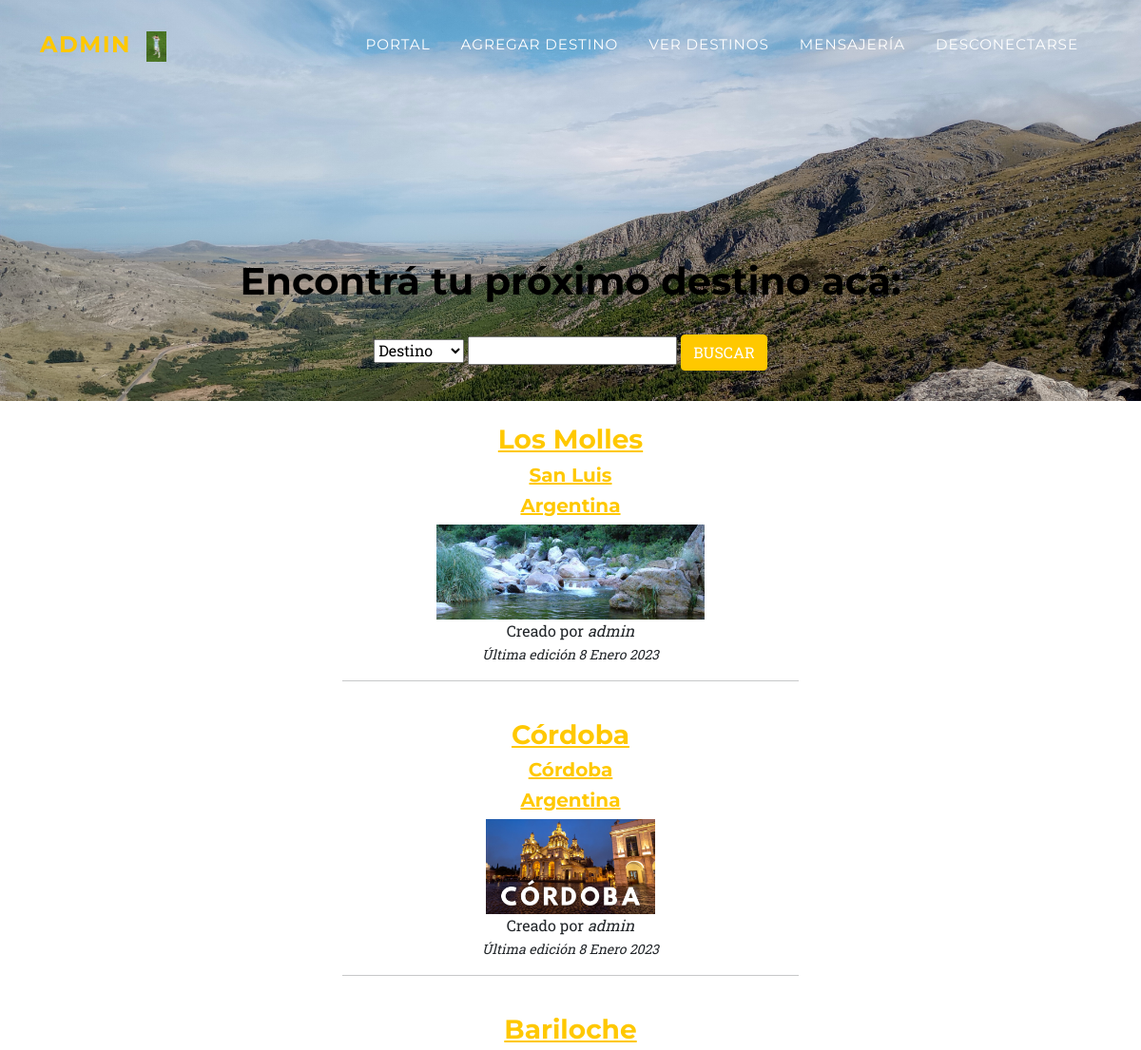
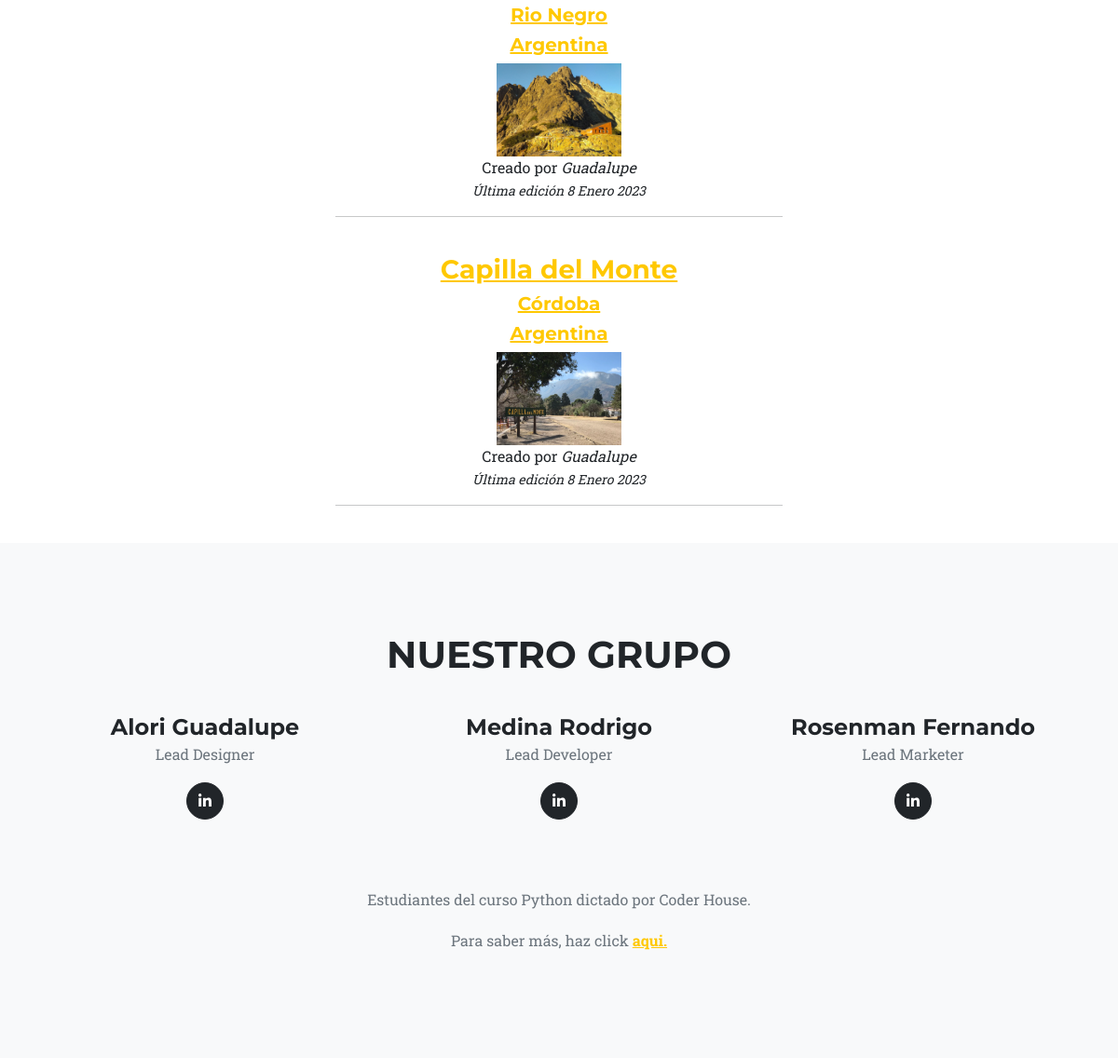
The app's page /verposteo/ (signed in) with its own data (2 pictures, top to bottom).
### AppUsuarios/models.py (models this page shows, shortened)
class Posteo(models.Model):
    usuario_posteo = models.ForeignKey(User, on_delete=models.CASCADE)
    titulo_posteo = models.CharField(max_length=40)
    subtitulo_posteo = models.CharField(max_length=40,default='Provincia')
    subtitulo2_posteo = models.CharField(max_length=40,default='Pais')
    contenido_posteo = RichTextField(blank=True,null=True)
    imagen_post = models.ImageField(upload_to='posteos', blank=True)
    fecha_posteo_imagen = models.DateField(blank=True, null=True)

### AppUsuarios/views.py (the view)
# urls.py: path("verposteo/", verPosteo, name="verposteo"),
@login_required
def verPosteo(request):
    posteos = Posteo.objects.all()
    return render(request,"VerPosteos.html",{"posteos":posteos,"imagen":mostrarImagen(request)})

### AppUsuarios/views.py (called while the page is built)
@login_required
def mostrarImagen(request):
    lista=ImagenPerfil.objects.filter(user=request.user)
    if len(lista)!=0:
        imagen=lista[0].imagen.url
    else:
        imagen="/media/Perfil/homero.jpg"
    return imagen

### AppUsuarios/Templates/VerPosteos.html (shortened to what this page needs)
{% extends "PadreHome.html" %}
{% block avatar %}
<a class="navbar-brand" href={% url 'perfil' %}><img height="200px" src="" alt="">{{user}}</a>
<br>
<a class="navbar-brand" href={% url 'perfil' %}><img height="600px" src="{{ imagen }}" alt=""></a>
{% endblock %}
{% block nav %}
<li class="nav-item"><a class="nav-link" href={% url 'portal' %}>Portal</a></li>
<li class="nav-item"><a class="nav-link" href={% url 'postear' %}>Agregar destino</a></li>
<li class="nav-item"><a class="nav-link" href={% url 'verposteo' %}>Ver destinos</a></li>
<li class="nav-item"><a class="nav-link" href={% url 'mensajeUsuarios' %}>Mensajería</a></li>
<li class="nav-item"><a class="nav-link" href={% url 'desconectarse' %}>Desconectarse</a></li>
{% endblock %}
{% block titulo %}
<h1 style="color:black"> Encontrá tu próximo destino acá: </h1>
<br>
<form method="get" action="{% url 'buscarposteo' %}">
    <select name="buscar_por">
        <option value="titulo_posteo">Destino</option>
    </select>
    <input type="text" name="titulo_posteo" id="titulo_posteo">
    <input class="btn btn-primary btn-s text-uppercase" type="submit" value="buscar">
</form>
{% endblock %}
{% block contenido %}
<CENTER>
{% for posteo in posteos %} {% csrf_token %}
        <br>
        <a class="box" href={% url 'paginaposteo' posteo.id %}>
            <h3>{{posteo.titulo_posteo }}</h3>
            <h5>{{posteo.subtitulo_posteo}}</h5>
            <h5>{{posteo.subtitulo2_posteo}}</h5>
        </a>
        <img height="100px" src={{ posteo.imagen_post.url }} alt="">
        <br>
        <blink>Creado por <em>{{posteo.usuario_posteo}}</em></blink>
        <br>
        <small><i>Última edición {{posteo.fecha_posteo_imagen}}</i></small>
        <br>
        <hr width=40%>
{% endfor %}
<br>
</CENTER>
{% endblock %}

### records on screen
Posteo: titulo_posteo "Los Molles", subtitulo_posteo "San Luis", subtitulo2_posteo "Argentina", imagen_post (picture), usuario_posteo "admin", fecha_posteo_imagen "8 Enero 2023"
Posteo: titulo_posteo "Córdoba", subtitulo_posteo "Córdoba", subtitulo2_posteo "Argentina", imagen_post (placeholder picture), usuario_posteo "admin", fecha_posteo_imagen "8 Enero 2023"
Posteo: titulo_posteo "Bariloche", subtitulo_posteo "Rio Negro", subtitulo2_posteo "Argentina", imagen_post (picture), usuario_posteo "Guadalupe", fecha_posteo_imagen "8 Enero 2023"
Posteo: titulo_posteo "Capilla del Monte", subtitulo_posteo "Córdoba", subtitulo2_posteo "Argentina", imagen_post (picture), usuario_posteo "Guadalupe", fecha_posteo_imagen "8 Enero 2023"
